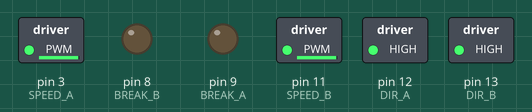
Recording of a sketch running on a simulated Arduino Uno, built with avr-gcc and run on an emulated ATmega328P. Shown: switched loads named in the sketch (green lamp = pin HIGH), output pins drawn as LEDs (lit = HIGH).

Above: at 0.1 s.
At 10.3 s:
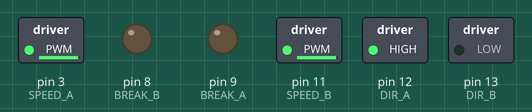
At 15.4 s:
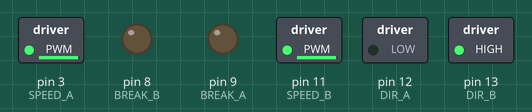
At 20.5 s:
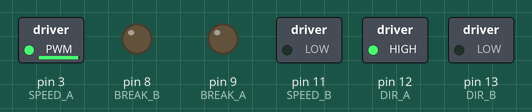
At 25.6 s:
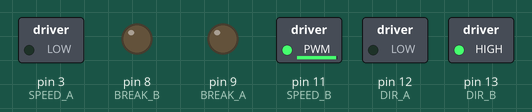
At 35.8 s:
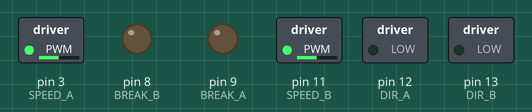
Timing chart, 0 to 37.3 s (numbered marks = the images above):
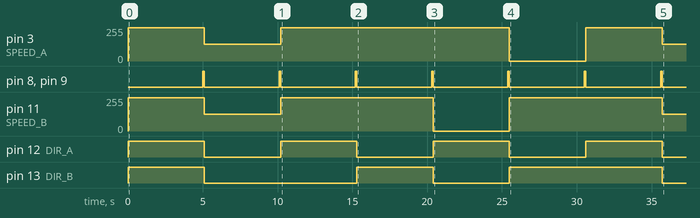

The sketch:

motorShiel_teste.ino
```cpp
// (licence header left out)
// THE SOFTWARE IS PROVIDED "AS IS", WITHOUT WARRANTY OF ANY KIND, EXPRESS OR
// IMPLIED, INCLUDING BUT NOT LIMITED TO THE WARRANTIES OF MERCHANTABILITY,
// FITNESS FOR A PARTICULAR PURPOSE AND NONINFRINGEMENT. IN NO EVENT SHALL THE
// AUTHORS OR COPYRIGHT HOLDERS BE LIABLE FOR ANY CLAIM, DAMAGES OR OTHER
// LIABILITY, WHETHER IN AN ACTION OF CONTRACT, TORT OR OTHERWISE, ARISING FROM,
// OUT OF OR IN CONNECTION WITH THE SOFTWARE OR THE USE OR OTHER DEALINGS IN THE
// SOFTWARE.

// Motor A definições
int DIR_A = 12;
int SPEED_A = 3;
int BREAK_A = 9;

// Motor B definições
int DIR_B = 13;
int SPEED_B = 11;
int BREAK_B = 8;

void setup()
{
  pinMode(SPEED_A, OUTPUT);
  pinMode(DIR_A, OUTPUT);
  pinMode(BREAK_A, OUTPUT);

  pinMode(SPEED_B, OUTPUT);
  pinMode(DIR_B, OUTPUT);
  pinMode(BREAK_B, OUTPUT);
  // release break
  digitalWrite(BREAK_A, LOW);
  digitalWrite(BREAK_B, LOW);
}

void loop()
{
  frente();
  traz();
  spin_direita();
  spin_esquerda();
  roda_direita_direita_parada();
  roda_esquerda_esquerda_parada();

}

//-----------------------------------------------------------------------------
// rotinas


void frente()
{
  // frente velocidade média.  Max is 250.
  digitalWrite(DIR_A, HIGH);
  digitalWrite(DIR_B, HIGH);
  analogWrite(SPEED_A, 250);
  analogWrite(SPEED_B, 250);
  delay(5000);   // wait 5 seconds

  // parar motor
  digitalWrite(BREAK_A, HIGH);
  digitalWrite(BREAK_B, HIGH);
  delay(100);
  // release break.  If BREAK_A e B continues to be HIGH, the motor will not move
  digitalWrite(BREAK_A, LOW);
  digitalWrite(BREAK_B, LOW);
}

void traz()
{
  // mover motor traz velocidade média.  Max is 250.
  digitalWrite(DIR_A, LOW);
  digitalWrite(DIR_B, LOW);
  analogWrite(SPEED_A, 125);
  analogWrite(SPEED_B, 125);
  delay(5000);   // wait 5 seconds

  // parar motor
  digitalWrite(BREAK_A, HIGH);
  digitalWrite(BREAK_B, HIGH);
  delay(100);
  // release break.  If BREAK_A e B continues to be HIGH, the motor will not move
  digitalWrite(BREAK_A, LOW);
  digitalWrite(BREAK_B, LOW);
}

void spin_direita()
{
  // roda- rodas em sentido inverso velocidade média.  Max is 250.
  digitalWrite(DIR_A, HIGH);
  digitalWrite(DIR_B, LOW);
  analogWrite(SPEED_A, 250);
  analogWrite(SPEED_B, 250);
  delay(5000);   // wait 5 seconds

  // parar motor
  digitalWrite(BREAK_A, HIGH);
  digitalWrite(BREAK_B, HIGH);
  delay(100);
  // release break.  If BREAK_A e B continues to be HIGH, the motor will not move
  digitalWrite(BREAK_A, LOW);
  digitalWrite(BREAK_B, LOW);
}

void spin_esquerda()
{
  // roda- rodas em sentido inverso velocidade média.  Max is 250.
  digitalWrite(DIR_A, LOW);
  digitalWrite(DIR_B, HIGH);
  analogWrite(SPEED_A, 250);
  analogWrite(SPEED_B, 250);
  delay(5000);   // wait 5 seconds

  // parar motor
  digitalWrite(BREAK_A, HIGH);
  digitalWrite(BREAK_B, HIGH);
  delay(100);
  // release break.  If BREAK_A e B continues to be HIGH, the motor will not move
  digitalWrite(BREAK_A, LOW);
  digitalWrite(BREAK_B, LOW);
}

void roda_direita_direita_parada()
{
  // roda- rodas em sentido inverso velocidade média.  Max is 250.
  digitalWrite(DIR_A, HIGH);
  digitalWrite(DIR_B, LOW);
  analogWrite(SPEED_A, 250);
  analogWrite(SPEED_B, 0);
  delay(5000);   // wait 5 seconds

  // parar motor
  digitalWrite(BREAK_A, HIGH);
  digitalWrite(BREAK_B, HIGH);
  delay(100);
  // release break.  If BREAK_A e B continues to be HIGH, the motor will not move
  digitalWrite(BREAK_A, LOW);
  digitalWrite(BREAK_B, LOW);
}
void roda_esquerda_esquerda_parada()
{
  // roda- rodas em sentido inverso velocidade média.  Max is 250.
  digitalWrite(DIR_A, LOW);
  digitalWrite(DIR_B, HIGH);
  analogWrite(SPEED_A, 0);
  analogWrite(SPEED_B, 250);
  delay(5000);   // wait 5 seconds

  // parar motor
  digitalWrite(BREAK_A, HIGH);
  digitalWrite(BREAK_B, HIGH);
  delay(100);
  // release break.  If BREAK_A e B continues to be HIGH, the motor will not move
  digitalWrite(BREAK_A, LOW);
  digitalWrite(BREAK_B, LOW);
}
```

Measured:
- by itself, pin 8 (BREAK_B), pin 9 (BREAK_A): alternates HIGH for 0.10 s and LOW for 5.0 s
- by itself, pin 12 (DIR_A): alternates HIGH for 5.1 s and LOW for 5.1 s
- by itself, pin 13 (DIR_B): goes HIGH 5.1 s, LOW 10.2 s, HIGH 5.1 s, LOW 5.1 s, HIGH 10.2 s, then LOW
- by itself, pin 3 (SPEED_A): 0/255 → 250/255 at 0.00 s, → 125/255 5.1 s later, → 250/255 5.1 s later, → 0/255 15.3 s later, … (6 changes in this stretch)
- by itself, pin 11 (SPEED_B): 0/255 → 250/255 at 0.00 s, → 125/255 5.1 s later, → 250/255 5.1 s later, → 0/255 10.2 s later, … (6 changes in this stretch)
